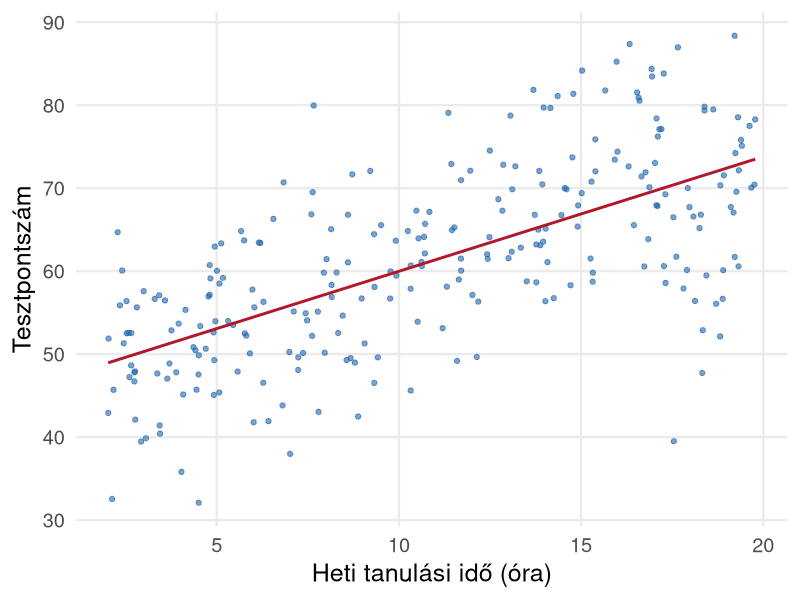
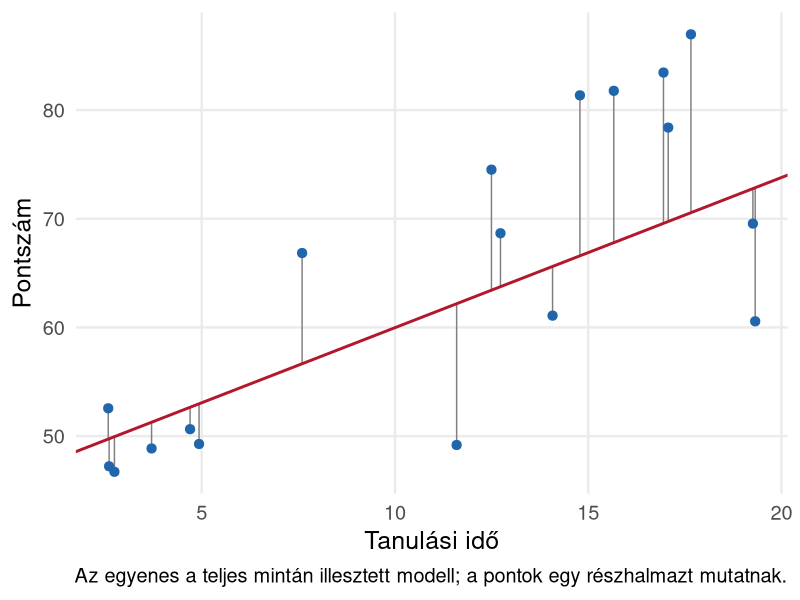
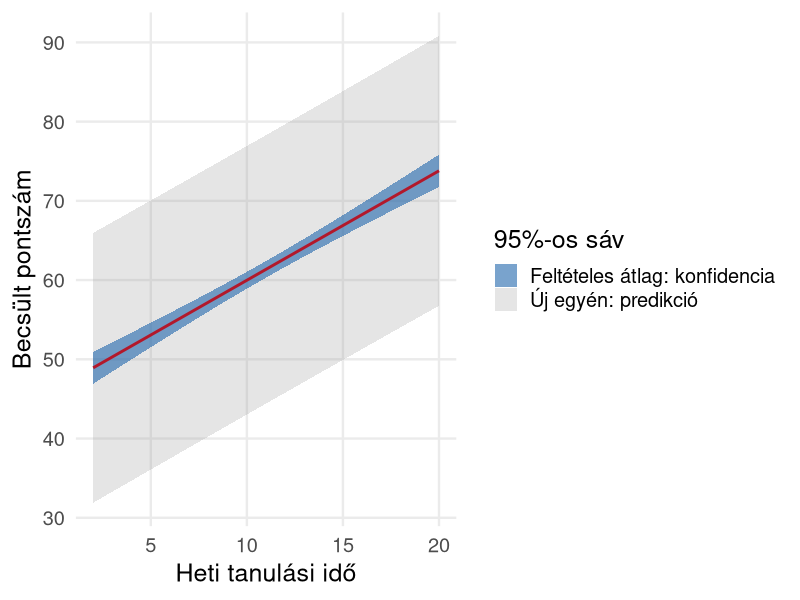
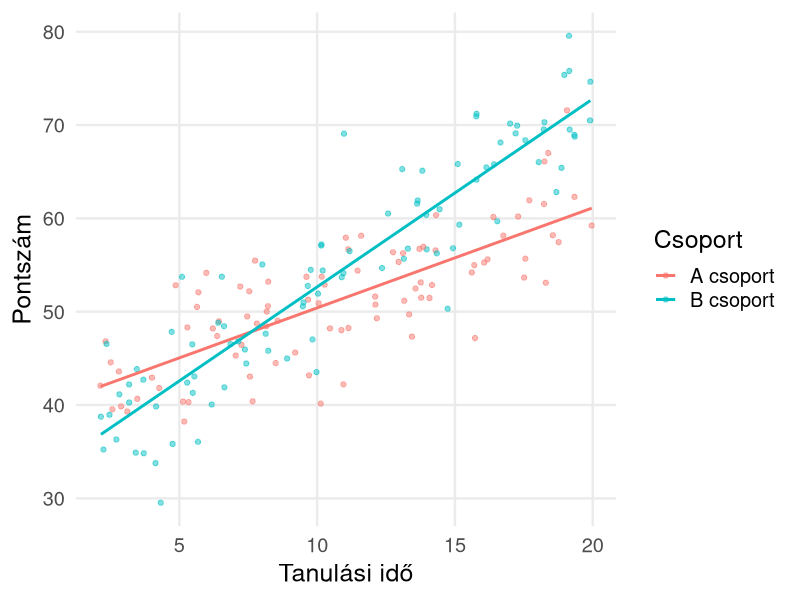
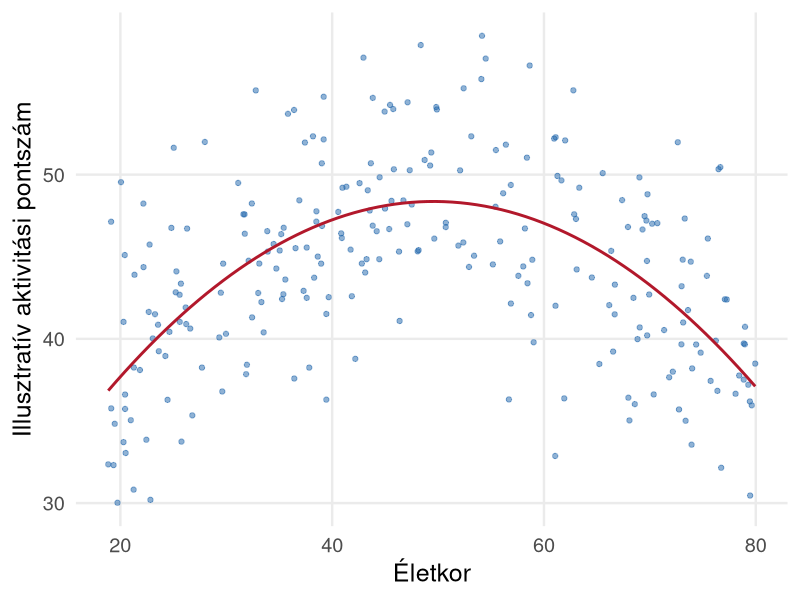
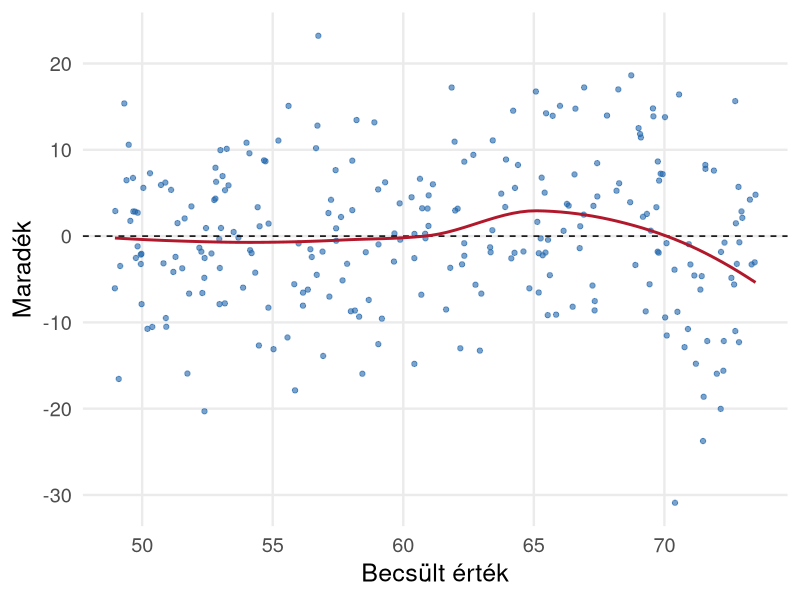
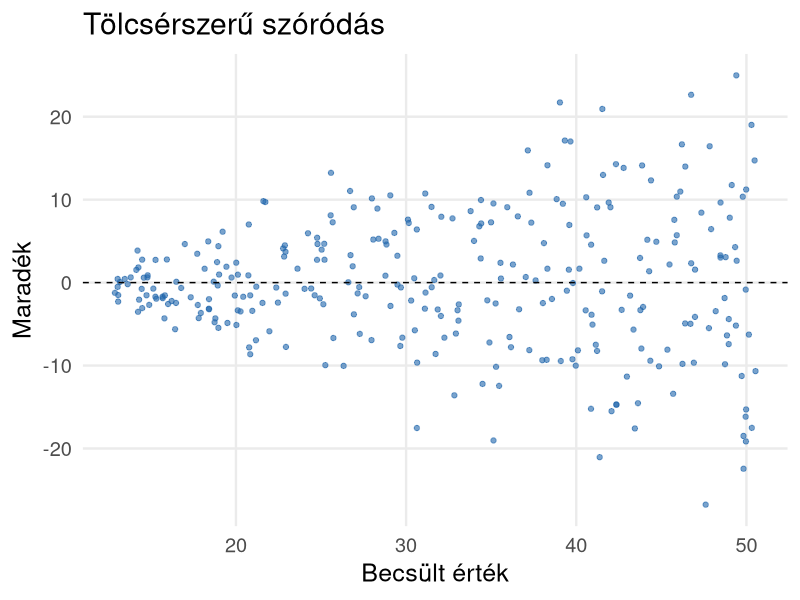
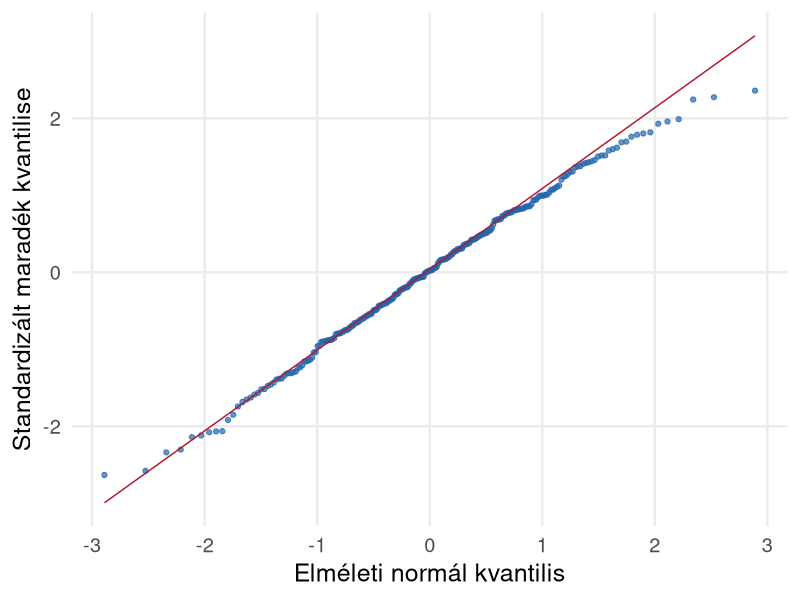

The R source for these figures, in order:
## ---- chunk 1
#| include: false
library(ggplot2)
set.seed(20261006)
theme_set(theme_minimal(base_size = 18) + theme(panel.grid.minor = element_blank()))
n <- 260
adat <- data.frame(tanulas=runif(n,2,20), elozetes=rnorm(n,60,10),
                   munka=runif(n,0,25), kor=runif(n,18,35),
                   kepzes=factor(sample(c("Nappali","Levelező","Esti"),n,TRUE),
                                 levels=c("Nappali","Levelező","Esti")))
adat$pont <- 20 + 1.6*adat$tanulas + .45*adat$elozetes - .22*adat$munka +
  ifelse(adat$kepzes=="Levelező",-3,ifelse(adat$kepzes=="Esti",2,0)) + rnorm(n,0,7)
m1 <- lm(pont~tanulas,data=adat)
m2 <- lm(pont~tanulas+elozetes+munka,data=adat)
mcat <- lm(pont~tanulas+elozetes+munka+kepzes,data=adat)
tabla <- function(m) {
  a <- as.data.frame(coef(summary(m)))
  ci <- confint(m)
  knitr::kable(data.frame(Tag=rownames(a), B=a[,1], SE=a[,2], t=a[,3],
                         p=a[,4], Also=ci[,1], Felso=ci[,2]),digits=3,row.names=FALSE)
}
adat$becsult <- fitted(m1)
adat$maradek <- resid(m1)
## ---- chunk 2
#| fig-width: 10
#| fig-height: 4.7
ggplot(adat,aes(tanulas,pont))+geom_point(alpha=.6,color="#2166ac")+
  geom_smooth(method="lm",formula=y~x,se=FALSE,color="#b2182b")+
  labs(x="Heti tanulási idő (óra)",y="Tesztpontszám")
## ---- chunk 3
#| fig-width: 10
#| fig-height: 4.7
kis <- adat[seq(1,nrow(adat),by=15),]
ggplot(kis,aes(tanulas,pont))+
  geom_segment(aes(xend=tanulas,yend=becsult),color="grey50")+
  geom_point(color="#2166ac",size=2.8)+
  geom_abline(intercept=coef(m1)[1],slope=coef(m1)[2],color="#b2182b",linewidth=1)+
  labs(x="Tanulási idő",y="Pontszám",caption="Az egyenes a teljes mintán illesztett modell; a pontok egy részhalmazt mutatnak.")
## ---- chunk 4
#| echo: true
m1 <- lm(pont ~ tanulas, data = adat)
knitr::kable(data.frame(Tag=names(coef(m1)), B=unname(coef(m1))),digits=3)
## ---- chunk 5
tabla(m1)
## ---- chunk 6
#| fig-width: 10
#| fig-height: 4.7
uj <- data.frame(tanulas=seq(2,20,length.out=100))
ci <- as.data.frame(predict(m1,uj,interval="confidence"))
pi <- as.data.frame(predict(m1,uj,interval="prediction"))
uj$fit <- ci$fit; uj$cl <- ci$lwr; uj$cu <- ci$upr; uj$pl <- pi$lwr; uj$pu <- pi$upr
ggplot(uj,aes(tanulas,fit))+
  geom_ribbon(aes(ymin=pl,ymax=pu,fill="Új egyén: predikció"),alpha=.25)+
  geom_ribbon(aes(ymin=cl,ymax=cu,fill="Feltételes átlag: konfidencia"),alpha=.6)+
  geom_line(color="#b2182b",linewidth=1)+
  scale_fill_manual(values=c("Új egyén: predikció"="grey60","Feltételes átlag: konfidencia"="#2166ac"),name="95%-os sáv")+
  labs(x="Heti tanulási idő",y="Becsült pontszám")
## ---- chunk 7
#| echo: true
uj_eset <- data.frame(tanulas=10)
predict(m1, newdata=uj_eset, interval="confidence")
predict(m1, newdata=uj_eset, interval="prediction")
## ---- chunk 8
knitr::kable(data.frame(
 Modell=c("Csak tanulási idő","Előzetes tudás és munkaidő is"),
 Tanulasi_meredekseg=c(coef(m1)["tanulas"],coef(m2)["tanulas"]),
 R2=c(summary(m1)$r.squared,summary(m2)$r.squared)),digits=3,row.names=FALSE)
## ---- chunk 9
tabla(m2)
## ---- chunk 10
#| echo: true
adat$kepzes <- relevel(adat$kepzes, ref="Nappali")
mcat <- lm(pont ~ tanulas + elozetes + munka + kepzes, data=adat)
tabla(mcat)
## ---- chunk 11
#| echo: true
anova(m2, mcat)
## ---- chunk 12
#| fig-width: 10
#| fig-height: 4.7
set.seed(70)
inter <- data.frame(x=runif(180,2,20),d=factor(rep(c("A csoport","B csoport"),90)))
inter$y <- 40+1.1*inter$x+ifelse(inter$d=="B csoport",-8+1.0*inter$x,0)+rnorm(180,0,5)
ggplot(inter,aes(x,y,color=d))+geom_point(alpha=.5)+
 geom_smooth(method="lm",formula=y~x,se=FALSE,linewidth=1)+
 labs(x="Tanulási idő",y="Pontszám",color="Csoport")
## ---- chunk 13
#| echo: true
mi <- lm(y ~ x * d, data=inter)
knitr::kable(coef(summary(mi)), digits=3)
## ---- chunk 14
#| fig-width: 10
#| fig-height: 4.7
set.seed(71)
curve <- data.frame(kor=runif(250,18,80))
curve$aktivitas <- 20+1.1*curve$kor-.011*curve$kor^2+rnorm(250,0,5)
mq <- lm(aktivitas~kor+I(kor^2),data=curve)
ggplot(curve,aes(kor,aktivitas))+geom_point(alpha=.5,color="#2166ac")+
 geom_smooth(method="lm",formula=y~x+I(x^2),se=FALSE,color="#b2182b",linewidth=1)+
 labs(x="Életkor",y="Illusztratív aktivitási pontszám")
## ---- chunk 15
#| fig-width: 10
#| fig-height: 4.7
ggplot(adat,aes(becsult,maradek))+geom_point(alpha=.6,color="#2166ac")+
 geom_hline(yintercept=0,linetype="dashed")+
 geom_smooth(method="loess",se=FALSE,color="#b2182b")+
 labs(x="Becsült érték",y="Maradék")
## ---- chunk 16
#| fig-width: 10
#| fig-height: 4.7
set.seed(72)
het <- data.frame(x=runif(300,1,20))
het$y <- 10+2*het$x+rnorm(300,0,1+.6*het$x)
mh <- lm(y~x,data=het)
het$fit <- fitted(mh);het$e <- resid(mh)
ggplot(het,aes(fit,e))+geom_point(alpha=.6,color="#2166ac")+
 geom_hline(yintercept=0,linetype="dashed")+labs(x="Becsült érték",y="Maradék",title="Tölcsérszerű szóródás")
## ---- chunk 17
#| fig-width: 10
#| fig-height: 4.7
qq <- data.frame(e=rstandard(m2))
ggplot(qq,aes(sample=e))+stat_qq(color="#2166ac",alpha=.7)+
 stat_qq_line(color="#b2182b")+
 labs(x="Elméleti normál kvantilis",y="Standardizált maradék kvantilise")
## ---- chunk 18
#| fig-width: 10
#| fig-height: 4.7
diag <- data.frame(eset=seq_len(nrow(adat)),cook=cooks.distance(m2))
ggplot(diag,aes(eset,cook))+geom_col(fill="#2166ac")+
 geom_hline(yintercept=4/nrow(adat),linetype="dashed",color="#b2182b")+
 labs(x="Eset sorszáma",y="Cook-távolság",caption="A 4/n vonal heurisztikus figyelmeztetés, nem automatikus törlési szabály.")
## ---- chunk 19
#| echo: true
set.seed(73)
idx <- sample(seq_len(nrow(adat)), size=floor(.75*nrow(adat)))
train <- adat[idx,]; test <- adat[-idx,]
mp <- lm(pont~tanulas+elozetes+munka, data=train)
pr <- predict(mp,newdata=test)
knitr::kable(data.frame(
 RMSE=sqrt(mean((test$pont-pr)^2)),
 MAE=mean(abs(test$pont-pr))),digits=3)
## ---- chunk 20
#| fig-width: 10
#| fig-height: 4.6
co <- coef(m2)[-1]; ci <- confint(m2)[-1,,drop=FALSE]
ct <- data.frame(tag=names(co),b=unname(co),lo=ci[,1],hi=ci[,2])
ggplot(ct,aes(b,tag))+geom_vline(xintercept=0,linetype="dashed")+
 geom_segment(aes(x=lo,xend=hi,yend=tag),color="#2166ac",linewidth=1)+
 geom_point(color="#b2182b",size=3)+
 labs(x="Nem standardizált együttható, 95%-os intervallum",y=NULL)
## ---- chunk 21
#| results: asis
b <- coef(m2)["tanulas"]; ci <- confint(m2)["tanulas",]
cat(sprintf("A szimulált mintán (%d eset) az előzetes tudás és a munkaidő figyelembevétele mellett egy további heti tanulási órához %.2f ponttal magasabb becsült tesztpontszám társult (95%%-os CI: %.2f–%.2f). A modell R² értéke %.2f. Ez az eredmény feltételes kapcsolatot ír le, és önmagában nem igazolja a tanulási idő oksági hatását.",nobs(m2),b,ci[1],ci[2],summary(m2)$r.squared))
